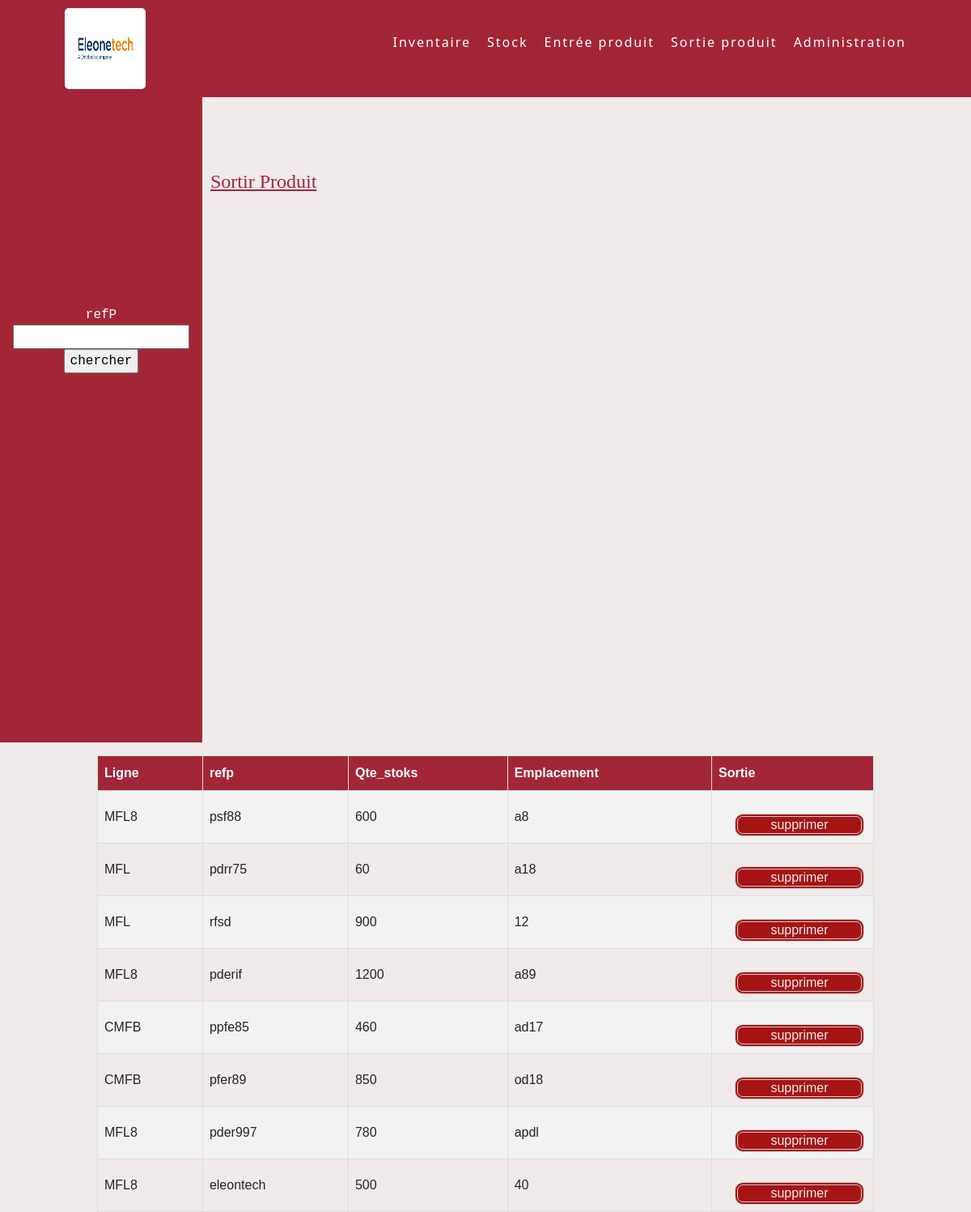
The app's page /pfe/sortie.php with its own data.
### tables this page shows
CREATE TABLE IF NOT EXISTS `stock` (
  `id_stock` int(11) NOT NULL AUTO_INCREMENT,
  `ligne` varchar(50) DEFAULT NULL,
  `refp` varchar(255) NOT NULL,
  `cadence` int(11) DEFAULT NULL,
  `emplacement` varchar(50) DEFAULT NULL,
  `qte_stocke` varchar(11) DEFAULT NULL,
  `couv_ligne` float DEFAULT NULL,
  `achat1` date DEFAULT NULL,
  `code` varchar(50) DEFAULT NULL,
  `designation` varchar(50) DEFAULT NULL,
  `client_id` bigint(20) DEFAULT NULL,
  `type_operation_id` bigint(20) DEFAULT NULL,
  PRIMARY KEY (`id_stock`),
  KEY `FKlqhhpq6ma8a6v90rks3igeff1` (`type_operation_id`)
);

### pfe/sortie.php (the view, shortened to what this page needs)
<html>
    <head>
        <link href="https://cdn.jsdelivr.net/npm/bootstrap@5.1.3/dist/css/bootstrap.min.css" rel="stylesheet">
        <link rel="stylesheet" href="./css/sortie.css">
    </head>
    <body>
        <header >
            <img class="logo" src="./images/logo eot.jpg" alt="">
            <ul>
              <li><a href="./inventaire.php">Inventaire</a></li>
              <li><a href="./stock.php">Stock</a></li>
              <li><a href="./entree.php">Entrée produit</a></li>
              <li><a href="./sortie.php">Sortie produit</a></li>
              <li><a href="./administration.php">Administration</a></li>
           </ul>
        </header>
        <section>
        <article><h4>Sortir Produit</h4></article>
        <form action="" methode='GET'>
     <label>refP</label>
     <input type="text" name="refpE"  >
     <input type="submit" value="chercher">
        </form>
        <?php
            $servername = "localhost";
            $username = "root";
            $password = "";
            $dbname = "gestion de stock psf";
            $conn = new mysqli($servername, $username, $password, $dbname);
if (isset($_GET['refpE'])){
  $c=$_GET['refpE'];
    $sql = "SELECT * FROM stock where refp= $c  ";
}
else {
  $sql = "SELECT * FROM stock";
}
if($_SERVER['REQUEST_METHOD'] == 'GET'){
            $result = $conn->query($sql);
            if ($result->num_rows > 0) {
               ?>
               <table id="customers">
                 <tr>
                <th>Ligne</th>
                <th>refp</th>
                <th>Qte_stoks</th>
                <th>Emplacement</th>
                <th>Sortie</th>
              </tr>
  <?php
              while($row = $result->fetch_assoc()) {
                if ( true ){
            ?>
            <tr>
            <td><?php echo $row['ligne'] ;?></td>
            <td><?php echo $row['refp'] ;?></td>
            <td><?php echo $row['qte_stocke'] ;?></td>
            <td><?php echo $row['emplacement']  ;
            $id=$row['emplacement']
            ;?></td>
            <td width="200px"><button value="$row['emplacement']" style="width:160px;text-decoration: none;
    color: #cccccc;
    background-color: #a71414;
    border-radius: 10px;
    border: 4px double #cccccc;
    color: #eeeeee;
   margin-top: 20px;
   margin-left: 20px;" id="$id" >supprimer</button></td>
            </tr>
                                               <?php
            }
            }
            } else {
              header("Location: http://localhost/pfe/sortie.php?");
            }
        }
            ?>
        </section>
    </body>
</html>

### pfe/css/sortie.css (style rules this page uses)
body { background-color: #f1eaea; }
header { position: fixed; top: 0; left: 0; width: 100%; display: flex; justify-content: space-between; align-items: center; transition: 0.6s; padding: 10px 80px; z-index: 10000; background-color:#A32638; }
button { text-decoration: none; color: #a71414; background-color: #a71414; border-radius: 10px; border: 4px double #cccccc; color: #a71414; margin-top: 20px; margin-left: 400px; }
header .logo { position: relative; font-weight: bold; color:white; text-decoration: none; font-size: 40px; text-transform: uppercase; letter-spacing: 2px; transition: 0.6s; }
header ul { position: relative; display: flex; justify-content: center; align-items: center; }
header ul li { position: relative; list-style: none; }
header ul li a { position: relative; margin: 0 0 0 20px; text-decoration: none; color:white; letter-spacing: 2px; font-weight: 500; }
.logo { width: 100px; height: 100px; float: left; border-radius: 5px 5px 5px; }
form { font-family:'Courier New', Courier, monospace;; width: 250px; height: 800px; text-decoration: none; margin-top: -130px; padding-top: 260px; padding-bottom: 20px; padding-left: 0px; padding-left: 0px; text-align: center; float :left; background-color: #A32638; color: azure; }
article { padding-top: 210px; }
article h4 { color: #A32638; font-family:LEMON MILK ; padding-left: 260px; text-decoration: underline ; }
#customers { padding-left: 40px; margin-left: 120px; margin-top: 40px; font-family: Arial, Helvetica, sans-serif; border-collapse: collapse; width: 80%; }
#customers td, #customers th { border: 1px solid #ddd; padding: 8px; }
#customers tr:nth-child(even) { background-color: #f2f2f2; }
#customers th { padding-top: 12px; padding-bottom: 12px; text-align: left; background-color: #A32638; color: white; }
#customers td button { border: none; }

### records on screen
stock: ligne "MFL8", refp "psf88", qte_stocke "600", emplacement "a8"
stock: ligne "MFL", refp "pdrr75", qte_stocke "60", emplacement "a18"
stock: ligne "MFL", refp "rfsd", qte_stocke "900", emplacement "12"
stock: ligne "MFL8", refp "pderif", qte_stocke "1200", emplacement "a89"
stock: ligne "CMFB", refp "ppfe85", qte_stocke "460", emplacement "ad17"
stock: ligne "CMFB", refp "pfer89", qte_stocke "850", emplacement "od18"
stock: ligne "MFL8", refp "pder997", qte_stocke "780", emplacement "apdl"
stock: ligne "MFL8", refp "eleontech", qte_stocke "500", emplacement "40"
